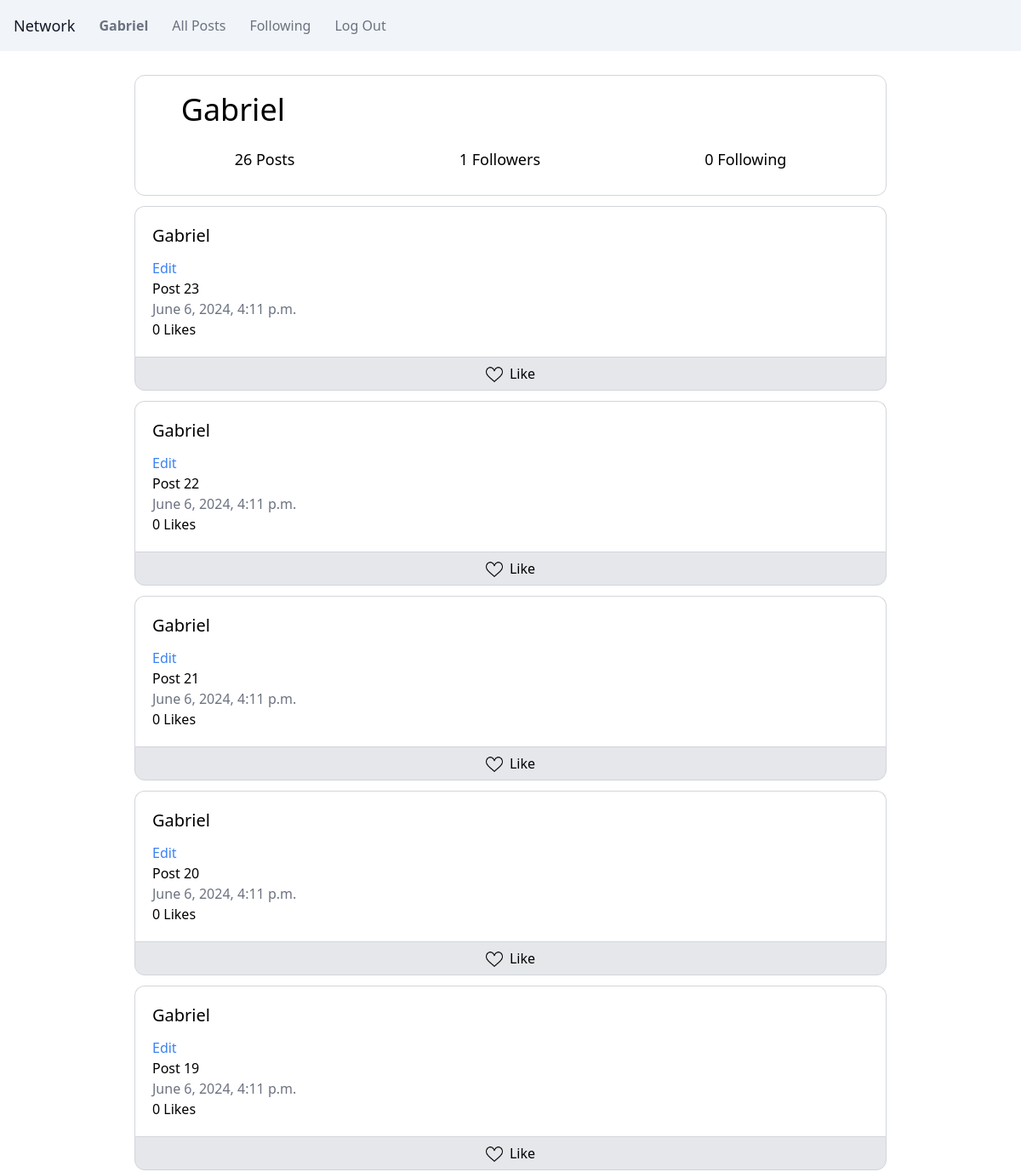
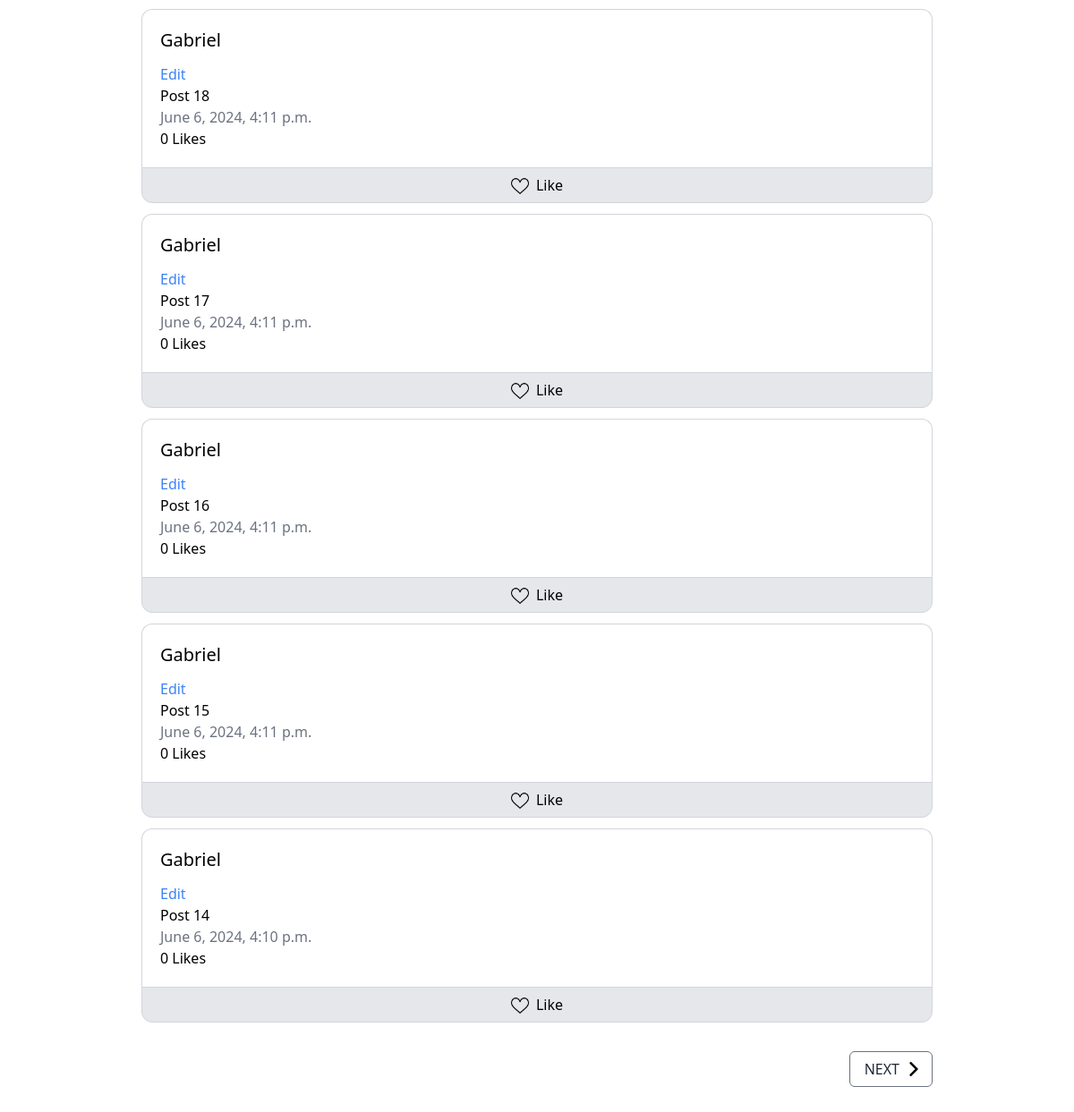
The page /profile/Gabriel (signed in) on the database its author committed (2 pictures, top to bottom).
### network/models.py (models this page shows, shortened)
class User(AbstractUser):
    pass

class Post(models.Model):
    user = models.ForeignKey(User, on_delete=models.CASCADE, related_name="posts")
    content = models.TextField(max_length=300)
    timestamp = models.DateTimeField(auto_now_add=True)

### network/views.py (the view, shortened to what this page needs)
# urls.py: path("profile/<str:username>", views.profile, name="profile"),
def profile(request, username):
    if request.user.is_authenticated:
        user = request.user
    followed_user = get_object_or_404(User, username=username)
    profile = User.objects.get(username=username)
    posts = profile.posts.all().order_by('-timestamp')
    if request.user.is_authenticated:
        for post in posts:
            post.liked = Like.objects.filter(user=request.user, post=post)
    paginator = Paginator(posts, 10) # Show 10 posts per page
    page_number = request.GET.get('page')
    page_obj = paginator.get_page(page_number)
    if request.user.is_authenticated:
        is_following = Follow.objects.filter(user=user, followed_user=followed_user).exists()
    else:
        is_following = False
    return render(request, "network/profile.html", {
        "profile": profile,
        "page_obj": page_obj,
        "is_following": is_following
    })

### network/templates/network/profile.html (shortened to what this page needs)
{% extends "network/layout.html" %}
{% load static %}
{% block body %}
    <div class="container p-2 w-9/12 m-auto mt-2">
        <div class="d-flex flex-column border border-gray-300 rounded-xl p-5 mt-3">
            <div class="flex justify-between w-[92%] m-auto">
                <h1 class="text-4xl text-center">{{ profile.username }}</h1>
            </div>
            <div class="flex justify-around text-lg mt-6 mb-2">
                <h2>{{ profile.posts.all.count }} Posts</h2>
                <h2>{{ profile.followers.all.count }} Followers</h2>
                <h2>{{ profile.follows.all.count }} Following</h2>
            </div>
        </div>
        <div>
            {% for post in page_obj %}
            <div>
                <div data-id={{ post.id }} class="post d-flex flex-column border border-gray-300 p-5 mt-3
                {% if request.user.is_authenticated %}
                    rounded-t-xl border-b-0
                {% else %}
                    rounded-xl
                {% endif %}
                    ">
                    <a href="{% url "profile" post.user %}"><h4 class="text-xl font-medium mb-3">{{ post.user }}</h4></a>
                    {% if request.user == post.user %}
                        <div class="cursor-pointer text-blue-500 hover:text-blue-600 hover:underline edit" data-url="{% url 'update_post' %}">Edit</div>
                    {% endif %}
                    <div class="content">{{ post.content }}</div>
                    <div class="text-gray-500">{{ post.timestamp }}</div>
                    <div id="like-{{ post.id }}">{{ post.post_likes.count }} Likes</div>
                </div>
                {% if request.user.is_authenticated %}
                    <div class="bg-gray-200 flex justify-around h-10 items-center rounded-b-xl border border-gray-300">
                        <div data-url="{% url 'update_like' %}" data-id={{ post.id }} class="like-button flex gap-2 w-full rounded-b-xl justify-center h-full items-center cursor-pointer hover:bg-gray-300 transition">
                            {% if post.liked %}
                                <img class="w-5 h-5 mt-[2px]" src="{% static 'network/images/coracao.png' %}" data-image="{% static 'network/images/coracao.png' %}" data-image-src="{% static 'network/images/gostar.png' %}" alt="like">
                                Unlike</div>
                            {% else %}
                                <img class="w-5 h-5 mt-[2px]" src="{% static 'network/images/gostar.png' %}" data-image="{% static 'network/images/coracao.png' %}" data-image-src="{% static 'network/images/gostar.png' %}" alt="like">
                                Like</div>
                            {% endif %}
                    </div>
                {% endif %}
            </div>
            {% endfor %}
        </div>
        <div class="text-center" aria-label="Pagination">
            <div class="pagination flex justify-between mt-8 mb-16">
                <div class="flex gap-0">
                    {% if page_obj.has_next %}
                        <a href="?page={{ page_obj.next_page_number }}" class="pl-4 pr-3 font-medium hover:font-normal text-gray-800 border border-gray-500 rounded-md hover:rounded-md hover:bg-gray-200 transition p-2 flex items-center h-10 gap-2">
                            NEXT
                            <img class="w-4 h-4" src="{% static 'network/images/seta.png' %}" alt="right-arrow"></a>
                    {% endif %}
                </div>
            </div>
        </div>
    </div>
{% endblock %}

### network/templates/network/layout.html (shortened to what this page needs)
{% load static %}
<!DOCTYPE html>
<html lang="en">
    <head>
        <link href="{% static 'network/output.css' %}?{% now "U" %}" rel="stylesheet">
    </head>
    <body>
        <nav class="bg-slate-100 p-4 flex flex-row gap-7 items-center text-gray-500">
            <a class="text-lg font-medium text-gray-900" href="#">Network</a>
            {% if user.is_authenticated %}
                <a class="nav-link" href="{% url 'profile' user.username %}"><strong>{{ user.username }}</strong></a>
            {% endif %}
                <a class="nav-link" href="{% url 'index' %}">All Posts</a>
            {% if user.is_authenticated %}
                <a class="nav-link" href="{% url 'following' %}">Following</a>
                <a class="nav-link" href="{% url 'logout' %}">Log Out</a>
            {% else %}
                <a class="nav-link" href="{% url 'login' %}">Log In</a>
                <a class="nav-link" href="{% url 'register' %}">Register</a>
            {% endif %}
          </nav>
        <div class="body">
            {% block body %}
            {% endblock %}
        </div>
    </body>
</html>

### rows shown on the page
User: username "Gabriel", posts.all.count "26", followers.all.count "1", follows.all.count "0"
Post: user "Gabriel", shows "Edit", content "Post 23", timestamp "June 6, 2024, 4:11 p.m.", post_likes.count "0"
Post: user "Gabriel", shows "Edit", content "Post 22", timestamp "June 6, 2024, 4:11 p.m.", post_likes.count "0"
Post: user "Gabriel", shows "Edit", content "Post 21", timestamp "June 6, 2024, 4:11 p.m.", post_likes.count "0"
Post: user "Gabriel", shows "Edit", content "Post 20", timestamp "June 6, 2024, 4:11 p.m.", post_likes.count "0"
Post: user "Gabriel", shows "Edit", content "Post 19", timestamp "June 6, 2024, 4:11 p.m.", post_likes.count "0"
Post: user "Gabriel", shows "Edit", content "Post 18", timestamp "June 6, 2024, 4:11 p.m.", post_likes.count "0"
Post: user "Gabriel", shows "Edit", content "Post 17", timestamp "June 6, 2024, 4:11 p.m.", post_likes.count "0"
Post: user "Gabriel", shows "Edit", content "Post 16", timestamp "June 6, 2024, 4:11 p.m.", post_likes.count "0"
Post: user "Gabriel", shows "Edit", content "Post 15", timestamp "June 6, 2024, 4:11 p.m.", post_likes.count "0"
Post: user "Gabriel", shows "Edit", content "Post 14", timestamp "June 6, 2024, 4:10 p.m.", post_likes.count "0"
